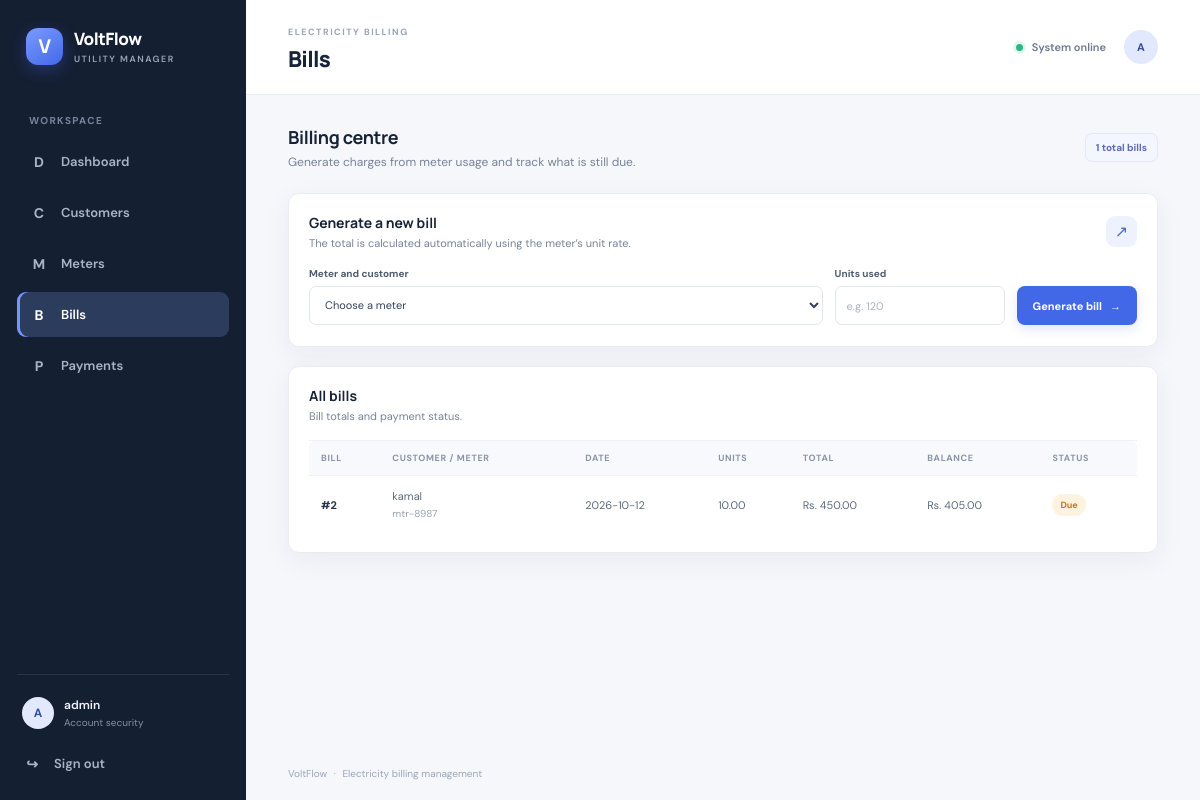
The page /electricity_billing/pages/bill.php (signed in) on the database its author committed.
### tables this page shows
CREATE TABLE `bills` (
  `id` int(10) UNSIGNED NOT NULL,
  `meter_id` int(10) UNSIGNED NOT NULL,
  `units` decimal(10,2) NOT NULL,
  `total_amount` decimal(12,2) NOT NULL,
  `bill_date` date NOT NULL
);

CREATE TABLE `customers` (
  `id` int(10) UNSIGNED NOT NULL,
  `name` varchar(150) NOT NULL,
  `address` varchar(255) NOT NULL,
  `phone` varchar(30) NOT NULL
);

CREATE TABLE `meters` (
  `id` int(10) UNSIGNED NOT NULL,
  `customer_id` int(10) UNSIGNED NOT NULL,
  `meter_number` varchar(100) NOT NULL,
  `unit_rate` decimal(10,2) NOT NULL
);

### electricity_billing/pages/bill.php (the view, shortened to what this page needs)
<?php
require_once __DIR__ . '/../config/app.php';
$meters = $conn->query('SELECT m.id, m.meter_number, m.unit_rate, c.name AS customer_name FROM meters m JOIN customers c ON c.id = m.customer_id ORDER BY c.name, m.meter_number')->fetchAll();
$bills = $conn->query('SELECT b.id, b.bill_date, b.units, b.total_amount, m.meter_number, c.name AS customer_name, COALESCE(p.paid, 0) AS paid FROM bills b JOIN meters m ON m.id = b.meter_id JOIN customers c ON c.id = m.customer_id LEFT JOIN (SELECT bill_id, SUM(amount) AS paid FROM payments GROUP BY bill_id) p ON p.bill_id = b.id ORDER BY b.id DESC')->fetchAll();
page_header('Bills', 'bills');
?>
<div class="page-intro"><div><h2>Billing centre</h2><p>Generate charges from meter usage and track what is still due.</p></div><span class="count-pill"><?= count($bills) ?> total bills</span></div>
<section class="panel bill-create-panel"><div class="panel-heading"><div><h3>Generate a new bill</h3><p>The total is calculated automatically using the meter’s unit rate.</p></div><span class="panel-symbol">↗</span></div>
    <?php if (!$meters): ?><div class="notice">You need at least one registered meter before you can create a bill.</div><a class="button button-primary" href="meter.php">Register a meter</a><?php else: ?>
    <form method="post" class="inline-fields">
        <div class="field-grow"><label for="meter_id">Meter and customer</label><select id="meter_id" name="meter_id" required><option value="">Choose a meter</option></select></div>
        <div class="field-units"><label for="units">Units used</label><input id="units" name="units" type="number" min="0.01" step="0.01" placeholder="e.g. 120" required></div>
        <button class="button button-primary align-end" type="submit">Generate bill <span>→</span></button>
    </form><?php endif; ?>
</section>
<section class="panel"><div class="panel-heading"><div><h3>All bills</h3><p>Bill totals and payment status.</p></div></div>
    <?php if (!$bills): ?><div class="empty-state compact"><strong>No bills generated yet</strong><p>Generated bills will be listed here.</p></div><?php else: ?>
    <div class="table-wrap"><table><thead><tr><th>Bill</th><th>Customer / meter</th><th>Date</th><th>Units</th><th>Total</th><th>Balance</th><th>Status</th></tr></thead><tbody>
    <?php foreach ($bills as $bill): $balance = max(0, (float) $bill['total_amount'] - (float) $bill['paid']); $isPaid = $balance <= 0.009; ?>
        <tr><td class="table-strong">#<?= (int) $bill['id'] ?></td><td><?= e($bill['customer_name']) ?><small class="cell-sub"><?= e($bill['meter_number']) ?></small></td><td><?= e($bill['bill_date']) ?></td><td><?= number_format((float) $bill['units'], 2) ?></td><td>Rs. <?= number_format((float) $bill['total_amount'], 2) ?></td><td>Rs. <?= number_format($balance, 2) ?></td><td><span class="badge <?= $isPaid ? 'badge-paid' : 'badge-due' ?>"><?= $isPaid ? 'Paid' : 'Due' ?></span></td></tr>
    <?php endforeach; ?>
    </tbody></table></div><?php endif; ?>
</section>
<?php page_footer(); ?>

### electricity_billing/config/app.php (shortened to what this page needs)
<?php
function e($value)
{
    return htmlspecialchars((string) $value, ENT_QUOTES | ENT_SUBSTITUTE, 'UTF-8');
}
function page_header($title, $active)
{
    $navigation = [
        'dashboard' => ['Dashboard', 'dashboard.php', 'grid'],
        'customers' => ['Customers', 'customer.php', 'users'],
        'meters' => ['Meters', 'meter.php', 'meter'],
        'bills' => ['Bills', 'bill.php', 'receipt'],
        'payments' => ['Payments', 'payment.php', 'wallet'],
    ];
    ?>
    <!DOCTYPE html>
    <html lang="en">
    <head>
        <link rel="stylesheet" href="../assets/css/style.css?v=20261012-login">
    </head>
    <body class="app-body">
    <aside class="sidebar">
        <a class="brand" href="dashboard.php"><span class="brand-mark">V</span><span>VoltFlow<small>UTILITY MANAGER</small></span></a>
        <div class="nav-caption">WORKSPACE</div>
        <nav class="main-nav">
            <?php foreach ($navigation as $key => $item): ?>
                <a class="<?= $active === $key ? 'active' : '' ?>" href="<?= e($item[1]) ?>">
                    <span class="nav-icon"><?= e(substr($item[0], 0, 1)) ?></span><?= e($item[0]) ?>
                </a>
            <?php endforeach; ?>
        </nav>
        <div class="sidebar-bottom">
            <a class="profile-chip" href="account.php"><span class="avatar"><?= e(strtoupper(substr($_SESSION['user'], 0, 1))) ?></span><span><?= e($_SESSION['user']) ?><small>Account security</small></span></a>
            <form method="post" action="../auth/logout.php">
                <button class="logout-button" type="submit"><span class="nav-icon">↪</span> Sign out</button>
            </form>
        </div>
    </aside>
    <main class="main-content">
        <header class="topbar"><div><span class="eyebrow">ELECTRICITY BILLING</span><h1><?= e($title) ?></h1></div><div class="topbar-user"><span class="status-dot"></span> System online <a href="account.php" class="topbar-avatar" aria-label="Account security"><?= e(strtoupper(substr($_SESSION['user'], 0, 1))) ?></a></div></header>
        <section class="page-content">
    <?php
}
function page_footer()
{
    ?>
        </section>
        <footer class="footer">VoltFlow <span>·</span> Electricity billing management</footer>
    </main>
    </body>
    </html>
    <?php
}

### rows shown on the page
bills: id "2", customers.name "kamal", meter.meter_number "mtr-8987", bill_date "2026-10-12", units "10.00", total_amount "450.00", balance "405.00", shows "Due"

### other values the page prints
substr($item[0], 0, 1) "D"
$item[0] "Dashboard"
substr($item[0], 0, 1) "C"
$item[0] "Customers"
substr($item[0], 0, 1) "M"
$item[0] "Meters"
substr($item[0], 0, 1) "B"
$item[0] "Bills"
substr($item[0], 0, 1) "P"
$item[0] "Payments"
substr($_SESSION['user'], 0, 1) "A"
$_SESSION['user'] "admin"
$title "Bills"
count($bills) "1"
